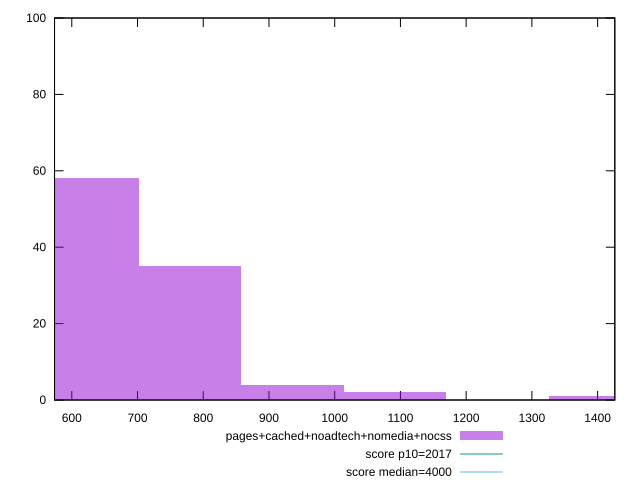

Reproduce this figure in gnuplot.
reset

$pagesCachedNoadtechNomediaNocss <<EOF
624.0442080092296 58
780.055260011537 35
936.0663120138444 4
1092.0773640161517 2
1404.0994680207666 1
EOF

set key outside below
set boxwidth 156.0110520023074
set xrange [573.7360000000002:1426.188000000001]
set yrange [0:100]
set trange [0:100]
set style fill transparent solid 0.5 noborder

set parametric
set terminal svg size 640, 490 enhanced background rgb 'white'
set output "report_00009_2021-02-08T22-37-41.559Z/mainthread-work-breakdown/comparison/histogram/4_vs_5.svg"

plot $pagesCachedNoadtechNomediaNocss title "pages+cached+noadtech+nomedia+nocss" with boxes, \
     2017,t title "score p10=2017", \
     4000,t title "score median=4000"

reset
